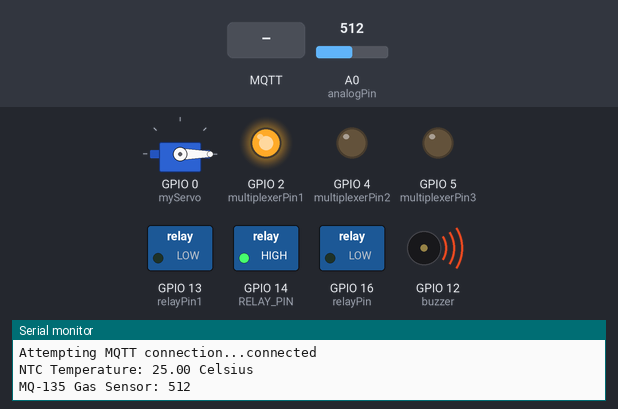
Bench run of a sketch on a simulated ESP8266 (NodeMCU). On the bench: servo, switched loads named in the sketch (green lamp = pin HIGH), output pins drawn as LEDs (lit = HIGH), buzzer (waves = sounding, pin HIGH), the last lines printed to the serial monitor. Dashed ring = blinking. The inputs (shaded band) are chosen by the test bench; at power-on: A0 (analogPin) = 512. WiFi joins after 1.5 s; servers stay silent unless stated; no MQTT or app messages arrive unless stated; the modem accepts every AT command (registered, SIM ready, sends succeed) and sends nothing else.

Above: at 2.7 s.
2.8 s: A0 (analogPin) set to 362
8.8 s: A0 (analogPin) set to 337
At 13.7 s:
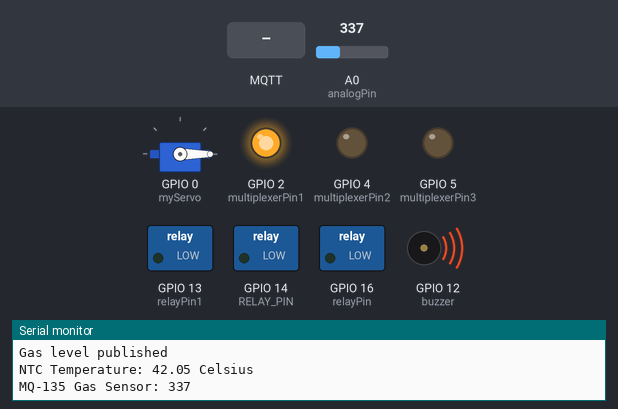
14.1 s: MQTT message "ON" arrives on the first subscribed topic
At 17.7 s:
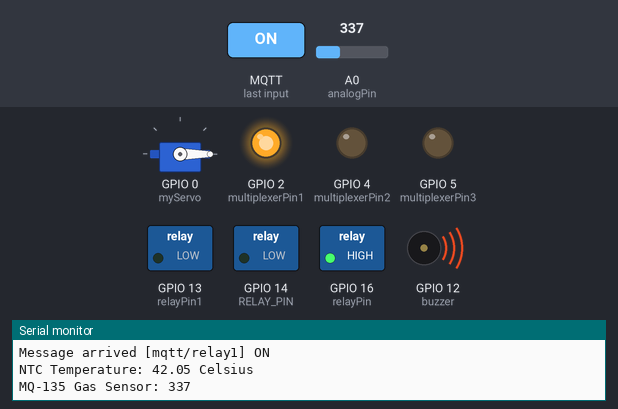
18.1 s: MQTT message "OFF" arrives on the first subscribed topic
At 22.6 s:
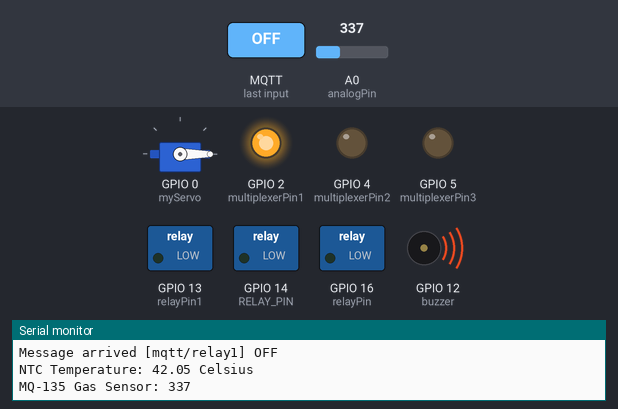
23.1 s: MQTT message "ONN" arrives on the second subscribed topic
At 27.5 s:
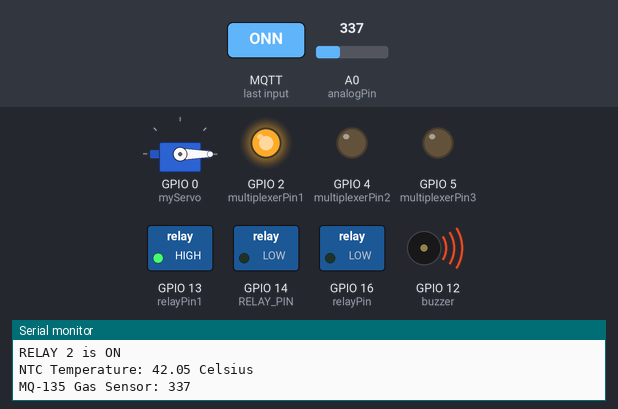
28.2 s: A0 (analogPin) set to 313
33.9 s: A0 (analogPin) set to 288
At 38.5 s:
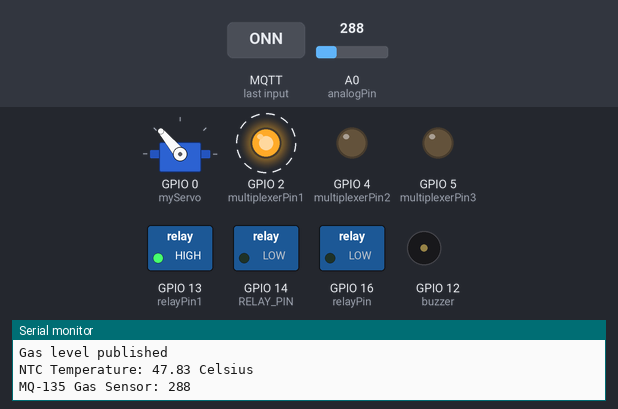
Timing chart, 0 to 41.3 s (numbered marks = the images above; inputs shaded):
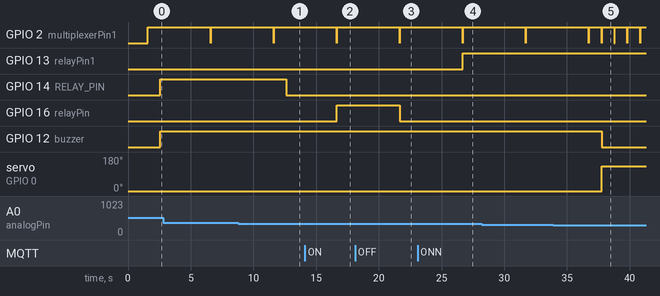

The sketch:

minproject_4.ino
```cpp
#ifdef ESP8266
#include <ESP8266WiFi.h>
#else
#include <WiFi.h>
#endif
#include <Wire.h>
#include <PubSubClient.h>
#include <math.h>
#include <SoftwareSerial.h>  // Use SoftwareSerial to communicate with the SIM800 module
#include <Servo.h>

WiFiClient espClient;
PubSubClient client(espClient);

// Recipient phone number for GSM
const char* phoneNumber = "9880097696";

#define relayPin1 13  // D7
#define relayPin 16  // D0
#define RELAY_PIN 14  // D5
#define buzzer 12  // D6
#define multiplexerPin1 2  // GPIO D4
#define multiplexerPin2 4  // GPIO D2
#define multiplexerPin3 5  // GPIO D1
#define analogPin A0  // A0 for analog input

Servo myServo;
const float thresholdTemperature = 40.0; // Example: 30°C
const float gas_level_threshold = 300.0;
#define wifi_ssid "vivo Y17s"
#define wifi_password "anxxtha8877"
#define mqtt_server "broker.hivemq.com"
const char* device_id = "shravan@hivemqg96"; // Manually set device ID
const char* mqtt_user = "anitha"; // Your MQTT username
const char* mqtt_password = "miniproject"; // Your MQTT password
#define temperature_celsius_topic1 "sensor/NTC/temperature_celsius"
#define gas_level_topic "sensor/gas_level"
const char* relay1_topic = "mqtt/relay1";
const char* relay2_topic = "mqtt/relay2";

SoftwareSerial mySerial(3, 1); // RX, TX

double Thermistor(int data) {
  double temp;
  // Calculate resistance (reverse logic)
  temp = log(10000.0 * (data / (1024.0 - data)));
  // Convert resistance to temperature
  temp = 1 / (0.001129148 + (0.000234125 + (0.0000000876741 * temp * temp)) * temp);
  temp = temp - 273.15; // Convert Kelvin to Celsius

  // Print Celsius temperature
  Serial.print("NTC Temperature: ");
  Serial.print(temp);
  Serial.println(" Celsius");

  return temp; // Return the Celsius temperature value
}

void setup() {
  Serial.begin(115200);
  // mySerial.begin(9600);
  pinMode(relayPin, OUTPUT); // used
  pinMode(relayPin1, OUTPUT); // used
  digitalWrite(relayPin, LOW);
  digitalWrite(relayPin1, LOW);
  myServo.attach(0);  // Attach servo to pin 2
  myServo.write(0); // Initial position

  setup_wifi();
  client.setServer(mqtt_server, 1883);
  client.setCallback(callback);
  pinMode(buzzer, OUTPUT);
  pinMode(RELAY_PIN, OUTPUT); // Initialize the relay pin as an output
  digitalWrite(RELAY_PIN, LOW); // Ensure the relay is off to start
  pinMode(multiplexerPin1, OUTPUT);
  pinMode(multiplexerPin2, OUTPUT);
  pinMode(multiplexerPin3, OUTPUT);
}

void callback(char* topic, byte* payload, unsigned int length) {
  String message;
  for (int i = 0; i < length; i++) {
    message += (char)payload[i];
  }
  Serial.print("Message arrived [");
  Serial.print(topic);
  Serial.print("] ");
  Serial.println(message);

  if (message == "ON") {
    digitalWrite(relayPin, HIGH); // Turn relay on
  } else if (message == "OFF") {
    digitalWrite(relayPin, LOW); // Turn relay off
  } else if (String(topic) == relay2_topic) { // Check if the message is for relay 2
    if (message == "ONN") {
      digitalWrite(relayPin1, HIGH); // Turn relay 2 on
      Serial.println("RELAY 2 is ON");
    } else if (message == "OFFF") {
      digitalWrite(relayPin1, LOW); // Turn relay 2 off
      Serial.println("RELAY 2 is OFF");
    }
  }
}

void setup_wifi() {
  Serial.print("Connecting to ");
  Serial.println(wifi_ssid);

  WiFi.begin(wifi_ssid, wifi_password);
  while (WiFi.status() != WL_CONNECTED) {
    delay(500);
    Serial.print(".");
  }

  Serial.println("WiFi connected");
  Serial.println("IP address: ");
  Serial.println(WiFi.localIP());
}

void reconnect() {
  while (!client.connected()) {
    Serial.print("Attempting MQTT connection...");
    if (client.connect(device_id, mqtt_user, mqtt_password)) {
      Serial.println("connected");
      client.subscribe(relay1_topic);
      client.subscribe(relay2_topic);
    } else {
      Serial.print("failed, rc=");
      Serial.print(client.state());
      Serial.println(" try again in 5 seconds");
      delay(5000);
    }
  }
}

void loop() {
  if (!client.connected()) {
    reconnect();
  }
  client.loop();

  // Select NTC Thermistor (IN0)
  digitalWrite(multiplexerPin1, LOW);
  digitalWrite(multiplexerPin2, LOW);
  digitalWrite(multiplexerPin3, LOW);
  delay(10);
  int ntcValue = analogRead(analogPin);
  double ntcTemp = Thermistor(ntcValue);

  // Select MQ-135 Gas Sensor (IN1)
  digitalWrite(multiplexerPin1, HIGH);
  digitalWrite(multiplexerPin2, LOW);
  digitalWrite(multiplexerPin3, LOW);
  delay(10);
  int gasValue = analogRead(analogPin);
  Serial.print("MQ-135 Gas Sensor: ");
  Serial.println(gasValue);
  delay(1000); // Delay for 1 second

  if (ntcTemp > thresholdTemperature) {
    digitalWrite(RELAY_PIN, LOW);
  } else {
    digitalWrite(RELAY_PIN, HIGH);
  }

  if (gasValue > gas_level_threshold) {
     if (myServo.read() != 0) { // Only write if not already in position
      myServo.write(0); // Rotate servo back to 0 degrees
    }
    digitalWrite(buzzer, HIGH);
    sendSMS(phoneNumber, "GAS LEAKAGE OCCURED.");  // Send an SMS
    makeCall(phoneNumber); // Make a call
  } else {
      if (myServo.read() != 130) { // Only write if not already in position
      myServo.write(130); // Rotate servo to 120 degrees and keep it there
    }
    digitalWrite(buzzer, LOW);
  }

  publish_sensor_data(ntcTemp, gasValue);
}

void publish_sensor_data(double ntcTemp, int gasValue) {
  if (client.publish(temperature_celsius_topic1, String(ntcTemp).c_str(), true)) {
    Serial.println("Temperature published");
  } else {
    Serial.println("Failed to publish temperature");
  }

  if (client.publish(gas_level_topic, String(gasValue).c_str(), true)) {
    Serial.println("Gas level published");
  } else {
    Serial.println("Failed to publish gas level");
  }
}

// Function to send an SMS
void sendSMS(String number, String message) {
  mySerial.print("AT+CMGF=1"); // Set SMS mode to text
  mySerial.print("\r");
  delay(1000);
  mySerial.print("AT+CMGS=\"");
  mySerial.print(number);
  mySerial.print("\"\r");
  delay(1000);
  mySerial.print(message);
  mySerial.print("\r");
  delay(1000);
  mySerial.write(26); // ASCII code for Ctrl+Z to send SMS
  delay(1000);
  Serial.println("SMS sent to " + number + ": " + message);
}

// Function to make a call
void makeCall(String number) {
  mySerial.print("ATD");
  mySerial.print(number);
  mySerial.print(";");
  mySerial.print("\r");
  Serial.println("Calling " + number + "...");
}
```

Measured:
- the behaviour switches between 356 and 355 on A0 (analogPin) (found by bisection; images 0 and 1)
- the behaviour switches between 301 and 300 on A0 (analogPin) (found by bisection; images 4 and 5)
- after the input at 8.8 s, GPIO 14 (RELAY_PIN): HIGH → LOW after 3.8 s
- after the input at 14.1 s, GPIO 16 (relayPin): LOW → HIGH after 2.5 s
- after the input at 18.1 s, GPIO 16 (relayPin): HIGH → LOW after 3.6 s
- after the input at 23.1 s, GPIO 13 (relayPin1): LOW → HIGH after 3.6 s
- after the input at 33.9 s, GPIO 12 (buzzer): HIGH → LOW after 3.9 s; servo on GPIO 0 (myServo): 0° → 130° after 3.9 s
- by itself, GPIO 2 (multiplexerPin1): alternates HIGH for 1.0 s and LOW for 0.01 s
